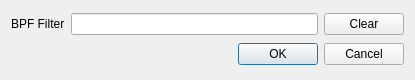
<?xml version="1.0" encoding="UTF-8"?>
<ui version="4.0">
 <class>Dialog</class>
 <widget class="QDialog" name="Dialog">
  <property name="geometry">
   <rect>
    <x>0</x>
    <y>0</y>
    <width>415</width>
    <height>80</height>
   </rect>
  </property>
  <property name="windowTitle">
   <string>Dialog</string>
  </property>
  <layout class="QVBoxLayout" name="verticalLayout">
   <item>
    <layout class="QHBoxLayout" name="horizontalLayout">
     <item>
      <widget class="QLabel" name="labelExpression">
       <property name="text">
        <string>BPF Filter</string>
       </property>
      </widget>
     </item>
     <item>
      <widget class="QLineEdit" name="lineEditExpression"/>
     </item>
     <item>
      <widget class="QPushButton" name="buttonClear">
       <property name="text">
        <string>Clear</string>
       </property>
      </widget>
     </item>
    </layout>
   </item>
   <item>
    <widget class="QDialogButtonBox" name="buttonBox">
     <property name="orientation">
      <enum>Qt::Horizontal</enum>
     </property>
     <property name="standardButtons">
      <set>QDialogButtonBox::Cancel|QDialogButtonBox::Ok</set>
     </property>
    </widget>
   </item>
  </layout>
 </widget>
 <resources/>
 <connections>
  <connection>
   <sender>buttonBox</sender>
   <signal>accepted()</signal>
   <receiver>Dialog</receiver>
   <slot>accept()</slot>
   <hints>
    <hint type="sourcelabel">
     <x>248</x>
     <y>254</y>
    </hint>
    <hint type="destinationlabel">
     <x>157</x>
     <y>274</y>
    </hint>
   </hints>
  </connection>
  <connection>
   <sender>buttonBox</sender>
   <signal>rejected()</signal>
   <receiver>Dialog</receiver>
   <slot>reject()</slot>
   <hints>
    <hint type="sourcelabel">
     <x>316</x>
     <y>260</y>
    </hint>
    <hint type="destinationlabel">
     <x>286</x>
     <y>274</y>
    </hint>
   </hints>
  </connection>
 </connections>
</ui>
